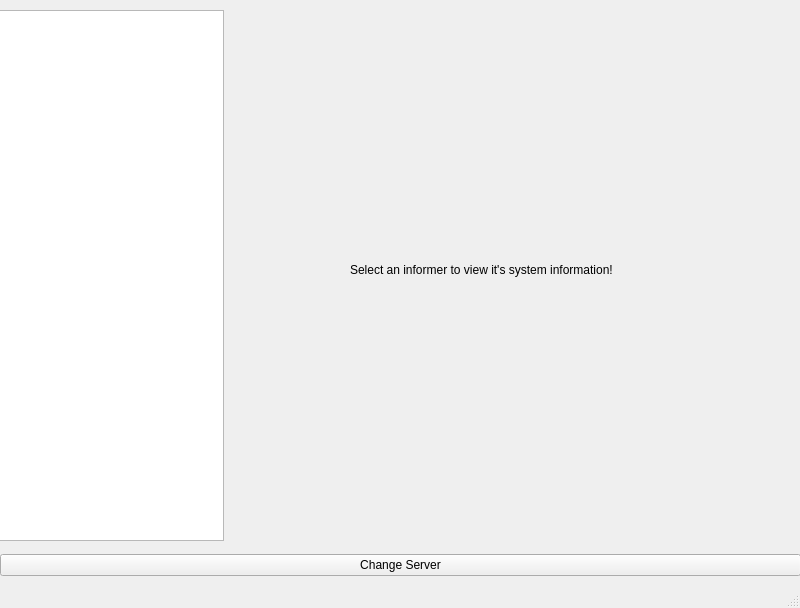
<?xml version="1.0" encoding="UTF-8"?>
<ui version="4.0">
 <class>MainWindow</class>
 <widget class="QMainWindow" name="MainWindow">
  <property name="geometry">
   <rect>
    <x>0</x>
    <y>0</y>
    <width>800</width>
    <height>608</height>
   </rect>
  </property>
  <property name="windowTitle">
   <string>MainWindow</string>
  </property>
  <widget class="QWidget" name="centralwidget">
   <widget class="QWidget" name="horizontalLayoutWidget">
    <property name="geometry">
     <rect>
      <x>-1</x>
      <y>10</y>
      <width>801</width>
      <height>531</height>
     </rect>
    </property>
    <layout class="QHBoxLayout" name="horizontalLayout">
     <item>
      <widget class="QListWidget" name="QInformerList">
       <property name="maximumSize">
        <size>
         <width>225</width>
         <height>16777215</height>
        </size>
       </property>
      </widget>
     </item>
     <item>
      <widget class="QStackedWidget" name="QInformerSystemInfo">
       <widget class="QWidget" name="page">
        <widget class="QLabel" name="label">
         <property name="geometry">
          <rect>
           <x>120</x>
           <y>250</y>
           <width>311</width>
           <height>20</height>
          </rect>
         </property>
         <property name="text">
          <string>Select an informer to view it's system information!</string>
         </property>
        </widget>
       </widget>
       <widget class="QWidget" name="page_2"/>
      </widget>
     </item>
    </layout>
   </widget>
   <widget class="QWidget" name="verticalLayoutWidget">
    <property name="geometry">
     <rect>
      <x>0</x>
      <y>550</y>
      <width>801</width>
      <height>31</height>
     </rect>
    </property>
    <layout class="QVBoxLayout" name="verticalLayout">
     <item>
      <widget class="QPushButton" name="QDisconnectButton">
       <property name="text">
        <string>Change Server</string>
       </property>
      </widget>
     </item>
    </layout>
   </widget>
  </widget>
  <widget class="QStatusBar" name="statusbar"/>
 </widget>
 <resources/>
 <connections/>
</ui>
